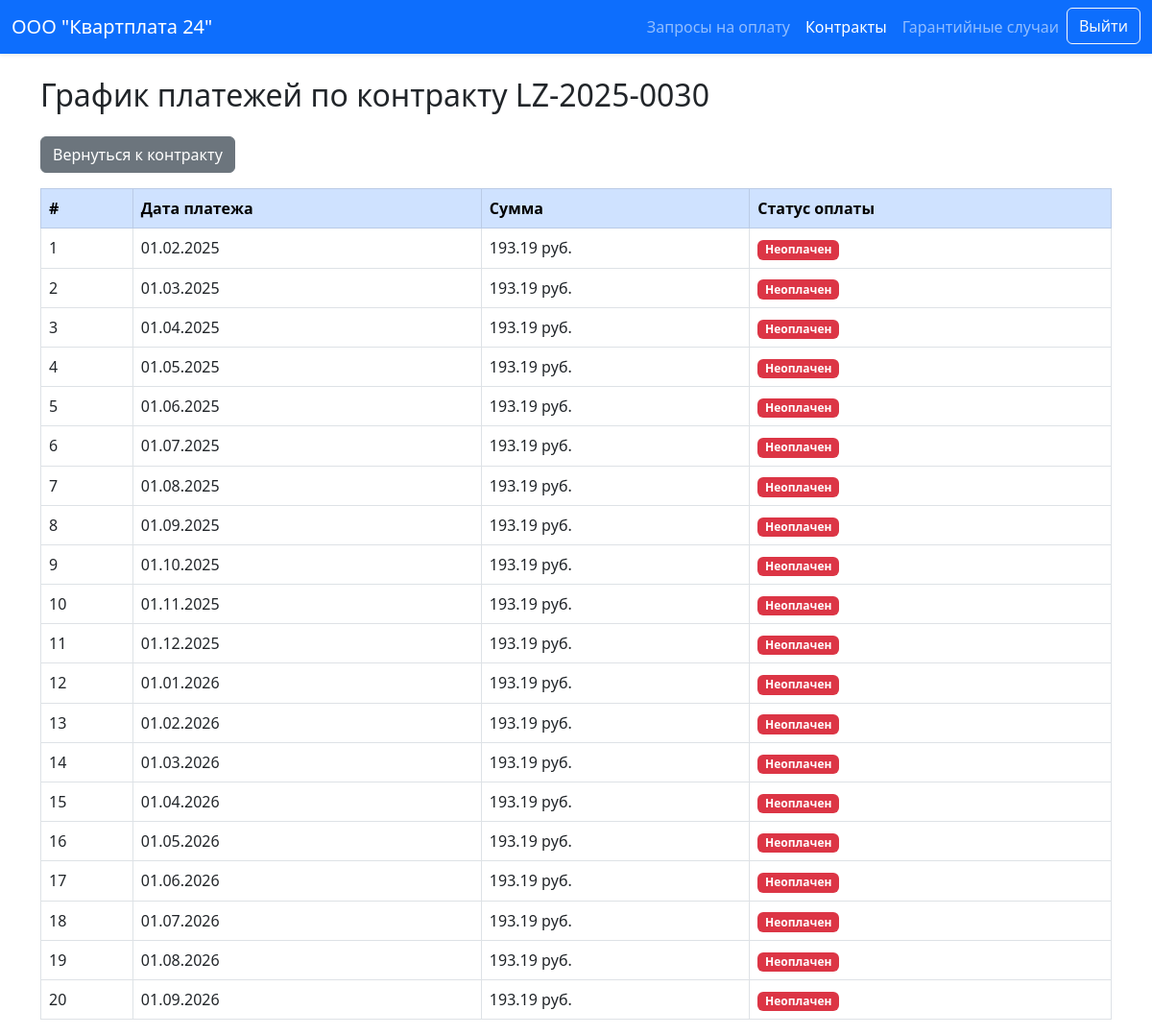
The app's page /contract/12/payments/ (signed in), older data.
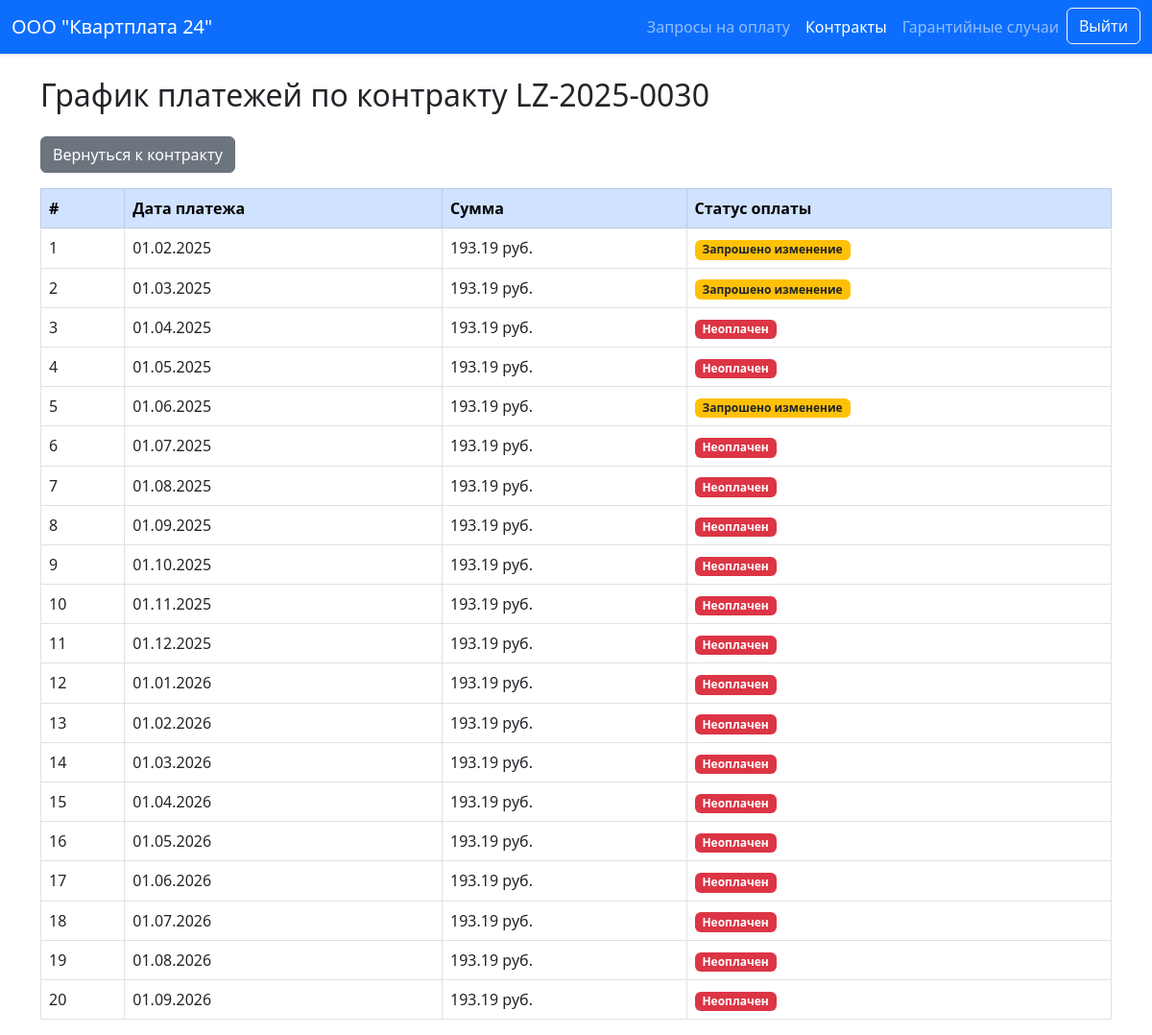
The same page, newer data.
### leasing/models.py (models this page shows)
class Payment(models.Model):
    contract = models.ForeignKey(
        Contract,
        related_name='payments',
        on_delete=models.CASCADE
    )
    amount = models.DecimalField(max_digits=10, decimal_places=2)
    date = models.DateField()
    paid = models.BooleanField(default=False)
    request_paid = models.BooleanField(default=False)
    class Meta:
        ordering = ['date']

### leasing/views.py (the view)
# urls.py: path('contract/<int:pk>/payments/', views.view_payments, name='view_payments'),
@login_required
def view_payments(request, pk):
    is_lessor = False
    if request.user.profile.role == 'LR':
        is_lessor = True
    contract = get_object_or_404(Contract, pk=pk)
    payments = Payment.objects.filter(contract=contract)
    return render(
        request,
        'payment/view.html',
        {
            'payments': payments,
            'is_lessor': is_lessor,
            'is_lessee': request.user.profile.role == 'LE',
            'company_name': request.user.profile.display_name,
            'section': 'contract',
            'contract': contract,
        }
    )

### leasing/templates/payment/view.html (shortened to what this page needs)
{% extends 'base.html' %}
{% block content %}
<div class="container mt-4">
    <h2 class="mb-4">График платежей по контракту {{ contract.number }}</h2>
    <div class="mb-3">
        <a href="{% url 'view_contract' contract.id %}" class="btn btn-secondary">Вернуться к контракту</a>
    </div>
    <div class="table-responsive">
        <table class="table table-bordered table-hover">
            <thead class="table-primary">
                <tr>
                    <th>#</th>
                    <th>Дата платежа</th>
                    <th>Сумма</th>
                    <th>Статус оплаты</th>
                </tr>
            </thead>
            <tbody>
                {% for payment in payments %}
                    <tr>
                        <td>{{ forloop.counter }}</td>
                        <td>{{ payment.date|date:"d.m.Y" }}</td>
                        <td>{{ payment.amount }} руб.</td>
                        <td>
                            {% if payment.paid %}
                                <span class="badge bg-success">Оплачен</span>
                            {% elif payment.request_paid %}
                                <span class="badge bg-warning text-dark">Запрошено изменение</span>
                            {% elif not payment.paid %}
                                <span class="badge bg-danger">Неоплачен</span>
                            {% endif %}
                        </td>
                    </tr>
                {% endfor %}
            </tbody>
        </table>
    </div>
</div>
{% endblock %}

Row changes from the older to the newer data that the page shows:
changed Payment (number 1 of 20 on the later page): request_paid "Неоплачен" → "Запрошено изменение"
changed Payment (number 2 of 20 on the later page): request_paid "Неоплачен" → "Запрошено изменение"
changed Payment (number 5 of 20 on the later page): request_paid "Неоплачен" → "Запрошено изменение"
